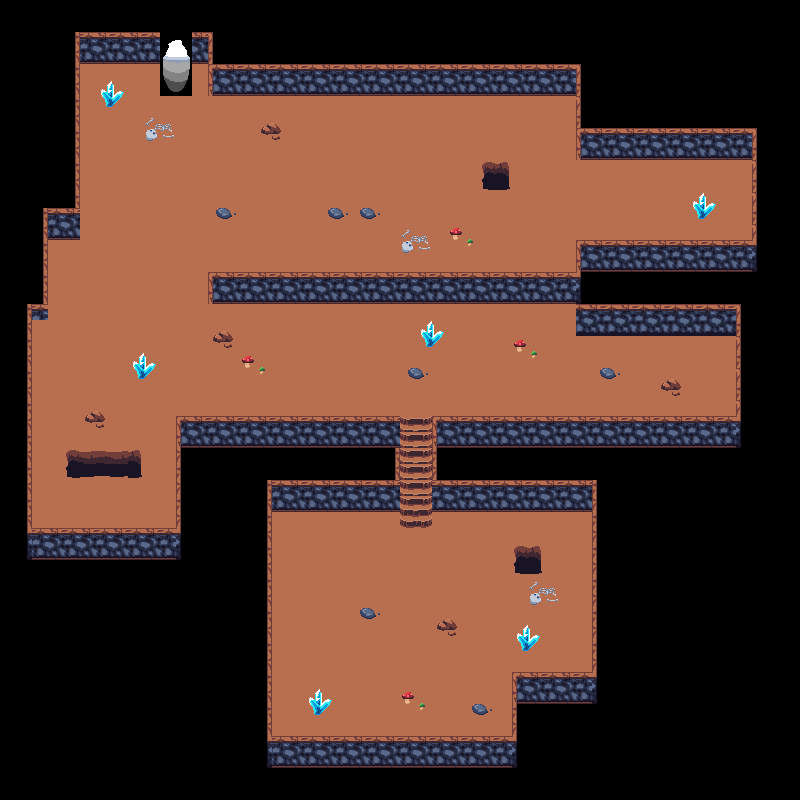

Rendered tile map (Tiled .tmx) drawn with the repository's tilesets; below, a short description and the map source with its tile grids summarised:
An orthogonal 50x50 tile map with 16x16 px tiles, 4 tile layers (floor, stair, walls, decorations) and 36 objects (26x collision, exit_dungeon, spawn_dungeon, boss_path1, boss_path2, ...).

<map version="1.5" tiledversion="1.7.2" orientation="orthogonal" renderorder="right-down" width="50" height="50" tilewidth="16" tileheight="16" infinite="0" nextlayerid="7" nextobjectid="40">
 <tileset firstgid="1" source="../tsx/dungeon.tsx" />
 <layer id="1" name="floor" width="50" height="50">
  <data>[2500 cells, 1501 non-empty, 45 distinct tile ids]</data>
 </layer>
 <layer id="2" name="stair" width="50" height="50">
  <data>[2500 cells, 32 non-empty, 14 distinct tile ids]</data>
 </layer>
 <layer id="4" name="walls" width="50" height="50">
  <data>[2500 cells, 0 non-empty, 0 distinct tile ids]</data>
 </layer>
 <layer id="3" name="decorations" width="50" height="50">
  <data>[2500 cells, 86 non-empty, 18 distinct tile ids]</data>
 </layer>
 <objectgroup id="5" name="objects">
  <object id="1" type="collision" x="75.8478" y="31.1171" width="137.11" height="33.0619" />
  <object id="2" type="collision" x="209.554" y="63.2065" width="369.515" height="33.0619" />
  <object id="3" type="collision" x="578.096" y="125.441" width="177.951" height="33.0619" />
  <object id="4" type="collision" x="209.554" y="274.219" width="370.488" height="33.0619" />
  <object id="5" type="collision" x="577.124" y="242.13" width="178.924" height="93.3512" />
  <object id="6" type="collision" x="178.437" y="417.163" width="219.765" height="33.0619" />
  <object id="7" type="collision" x="436.125" y="417.163" width="302.419" height="33.0619" />
  <object id="8" type="collision" x="433.207" y="482.314" width="160.448" height="33.0619" />
  <object id="9" type="collision" x="267.898" y="482.314" width="129.331" height="33.0619" />
  <object id="10" type="collision" x="269.843" y="737.085" width="246.02" height="33.0619" />
  <object id="11" type="collision" x="514.89" y="675.823" width="80.7103" height="33.0619" />
  <object id="12" type="collision" x="28.6858" y="528.99" width="150.724" height="33.0619" />
  <object id="13" type="collision" x="44.2443" y="206.15" width="35.9796" height="33.0619" />
  <object id="14" type="collision" x="26.741" y="285.888" width="21.3935" height="33.0619" />
  <object id="15" type="collision" x="56.8856" y="32.0894" width="26.2555" height="176.006" />
  <object id="16" type="collision" x="19.9341" y="205.664" width="26.2555" height="80.71" />
  <object id="17" type="collision" x="3.40318" y="322.353" width="26.2555" height="237.268" />
  <object id="18" type="collision" x="179.409" y="451.683" width="26.2555" height="110.855" />
  <object id="19" type="collision" x="241.643" y="480.856" width="26.2555" height="288.805" />
  <object id="20" type="collision" x="594.627" y="483.773" width="26.2555" height="227.544" />
  <object id="21" type="collision" x="515.862" y="708.399" width="26.2555" height="64.1791" />
  <object id="22" type="collision" x="435.152" y="448.766" width="26.2555" height="35.0069" />
  <object id="23" type="collision" x="371.946" y="447.794" width="26.2555" height="36.9517" />
  <object id="24" type="collision" x="739.516" y="333.05" width="26.2555" height="117.662" />
  <object id="25" type="collision" x="756.047" y="127.872" width="26.2555" height="143.917" />
  <object id="26" type="collision" x="576.151" y="63.6926" width="26.2555" height="67.0963" />
  <object id="27" name="exit_dungeon" x="150.723" y="47.648" width="50.5652" height="37.9239" />
  <object id="28" name="spawn_dungeon" x="193.509" y="134.192">
   <point />
  </object>
 </objectgroup>
 <objectgroup id="6" name="NPCPaths">
  <object id="32" name="boss_path1" x="319.667" y="560" width="16.3333" height="16" />
  <object id="33" name="boss_path2" x="383.833" y="559.667" width="16.3333" height="16" />
  <object id="34" name="boss_path3" x="383.833" y="639.667" width="16.3333" height="16" />
  <object id="35" name="boss_path4" x="351.5" y="640" width="16.3333" height="16" />
  <object id="36" name="boss_path5" x="351.833" y="688.333" width="16.3333" height="16" />
  <object id="37" name="boss_path6" x="463.833" y="687.667" width="16.3333" height="16" />
  <object id="38" name="boss_path7" x="464.167" y="527.333" width="16.3333" height="16" />
  <object id="39" name="boss_path8" x="319.833" y="527.667" width="16.3333" height="16" />
 </objectgroup>
</map>
